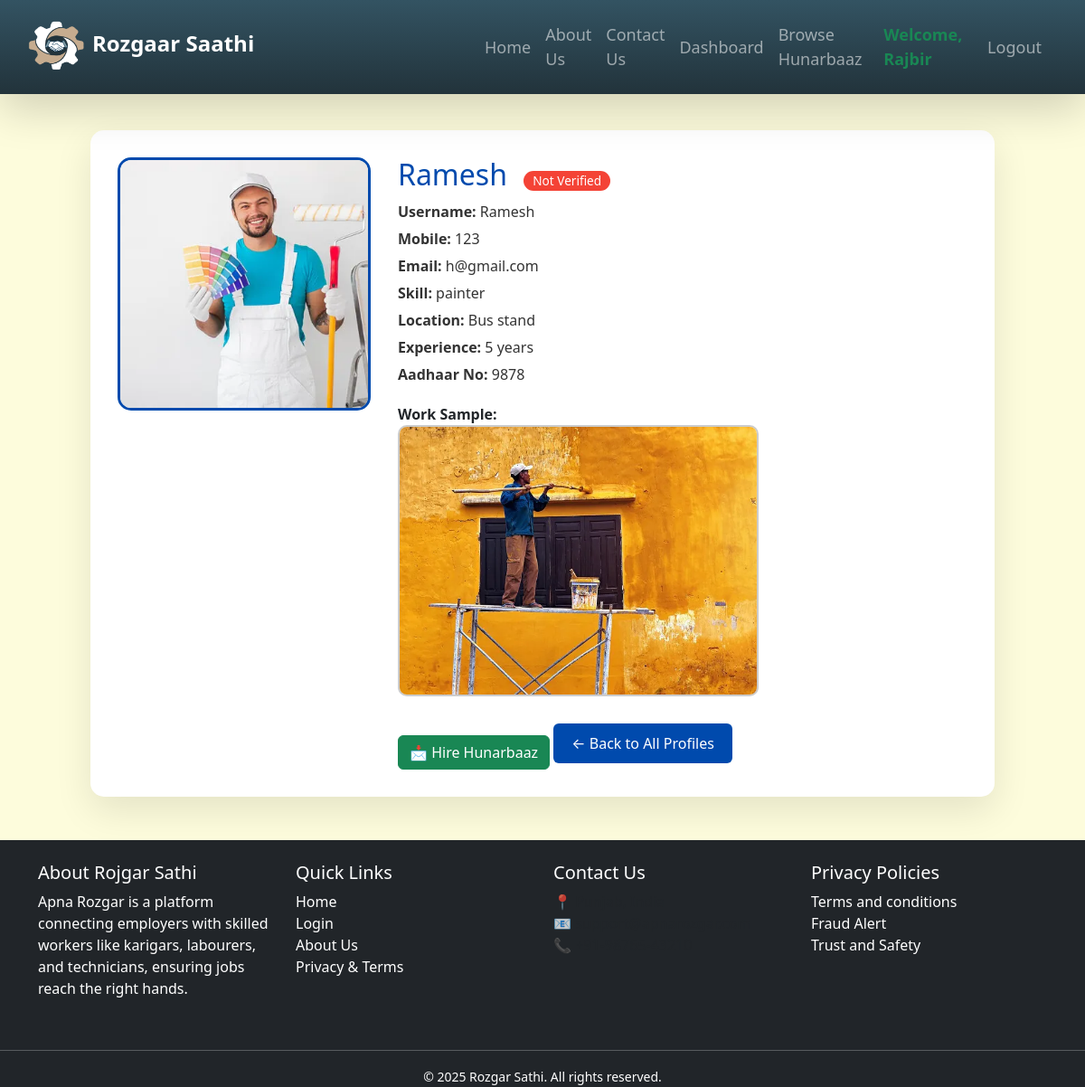
Before: /client/hunarbaaz/12/ (signed in) with the older database file.
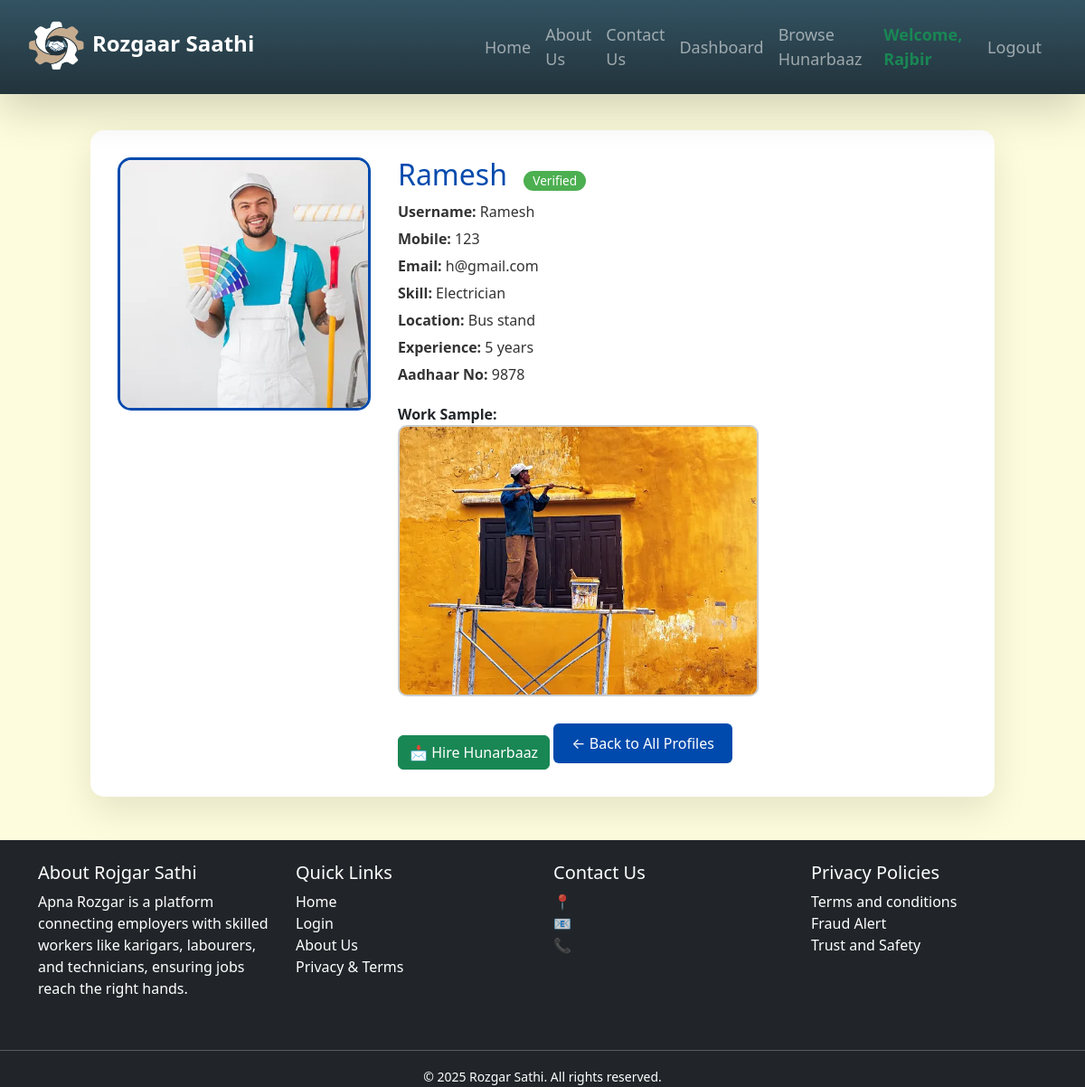
After: the same page with the newer database file.
### client/models.py (models this page shows, shortened)
class ClientProfile(models.Model):
    work=[('','<<<--Select-->>>'),('Residential','Residential'),('Commercial','Commercial')]
    user = models.OneToOneField(User, on_delete=models.CASCADE)
    full_name=models.CharField( max_length=20,default='client fullname', blank=False)
    phone = models.CharField(max_length=15, null=True, blank=True)
    address = models.TextField(null=True, blank=True)
    work_type = models.CharField(max_length=20, default='N/A' ,choices=work )
    profile_picture = models.ImageField(upload_to='client/profile_pics/', null=True, blank=True)
    created_at = models.DateTimeField(auto_now_add=True)

### hunarbaaz/models.py (models this page shows, shortened)
class Hunarbaaz(models.Model):
    SKILL_CHOICES = [
        ('', 'Tell us your skill'),  # placeholder
        ('Construction', 'Construction'),
        ('Electrician', 'Electrician'),
        ('Painter', 'Painter'),
        ('Domestic Worker', 'Domestic Worker'),
        ('Plumber', 'Plumber'),
        ('Carpenter', 'Carpenter'),
        ('Electronics Repair', 'Electronics Repair'),
        ('Mechanic', 'Mechanic'),
        ('Others', 'Others'),
    ]
    locations=[
        ('','select you location'),
        ('Vallah/Verka','Vallah/Verka'),
        ('Hall Bazaar','Hall Bazaar'),
        ('Ranjit-Avenue','Ranjit-Avenue'),
        ('Company-bagh','Company-bagh'),
        ('Golden-gate','Golden-gate'),
        ('Putlighar','Putlighar'),
        ('Ramgharia gate','Ramgharia gate'),
        ('Batala-road','Batala-road'),
        ('Majitha-road','Majitha-road'),
        ('Ram Bagh','Ram Bagh'),
        ('other','other')
    ]
    user = models.OneToOneField(User, on_delete=models.CASCADE)
    password_plain = models.CharField(max_length=128, blank=True, null=True)
    full_name = models.CharField(max_length=100)
    mobile = models.CharField(max_length=15)
    skill = models.CharField(max_length=50, choices=SKILL_CHOICES)
    location = models.CharField(max_length=100, choices=locations)
    experience = models.PositiveIntegerField(help_text="Years of experience")
    aadhaar_number = models.CharField(max_length=12,unique=True,validators=[aadhaar_validator])
    profile_pic = models.ImageField(upload_to='hunarbaaz/profile_pics/', null=True, blank=True)
    work_sample = models.ImageField(upload_to='hunarbaaz/work_samples/', null=True, blank=True)
    is_verified = models.BooleanField(default=False)
    created_at = models.DateTimeField(auto_now_add=True)

### client/views.py (the view)
# urls.py: path('hunarbaaz/<int:id>/', views.hunarbaaz_detail_view, name='hunarbaaz_details'),
@login_required
def hunarbaaz_detail_view(request, id):
    profile = get_object_or_404(Hunarbaaz, id=id)
    return render(request, 'client/hunarbaaz_details.html', {'profile': profile})

### client/templates/client/hunarbaaz_details.html (shortened to what this page needs)
{% extends 'base/base.html' %}
{% load static %}
{% block content %}
  <div class="profile-detail">
    <div>
      {% if profile.profile_pic %}
        <img src="{{ profile.profile_pic.url }}" alt="Profile Pic" class="profile-image" />
      {% else %}
        <img src="{% static 'base/images/default.jpg' %}" alt="Default Pic" class="profile-image" />
      {% endif %}
    </div>
    <div class="profile-info">
      <h2>
        {{ profile.full_name }}
        {% if profile.is_verified %}
          <span class="verified">Verified</span>
        {% else %}
          <span class="verified unverified">Not Verified</span>
        {% endif %}
      </h2>
      <p>
        <strong>Username:</strong> {{ profile.user.username }}
      </p>
      <p>
        <strong>Mobile:</strong> {{ profile.mobile }}
      </p>
      <p>
        <strong>Email:</strong> {{ profile.user.email }}
      </p>
      <p>
        <strong>Skill:</strong> {{ profile.skill }}
      </p>
      <p>
        <strong>Location:</strong> {{ profile.location }}
      </p>
      <p>
        <strong>Experience:</strong> {{ profile.experience }} years
      </p>
      <p>
        <strong>Aadhaar No:</strong> {{ profile.aadhaar_number }}
      </p>
      {% if profile.work_sample %}
        <div class="work-sample">
          <strong>Work Sample:</strong><br />
          <img src="{{ profile.work_sample.url }}" alt="Work Sample" />
        </div>
      {% endif %}
      <a href="{% url 'client:create_request' %}?hunarbaaz_id={{ profile.id }}" class="btn btn-success" style="margin-top: 15px;">📩 Hire Hunarbaaz</a>
      <a href="{% url 'client:all_profiles' %}" class="back-btn">← Back to All Profiles</a>
    </div>
  </div>
{% endblock %}

### base/templates/base/base.html (shortened to what this page needs)
{% load static %}
<!DOCTYPE html>
<html lang="en">
<head>
    <link href="https://cdn.jsdelivr.net/npm/bootstrap@5.3.0/dist/css/bootstrap.min.css" rel="stylesheet">
<link rel="stylesheet" href="{% static 'base/css/style.css' %}">
</head>
<body>
<nav class="navbar navbar-expand-lg navbar-dark
  shadow-lg">
  <div class="container-fluid" id="navbar-cont">
    <a class="navbar-brand fw-bold fs-4 "   href="{% url 'home' %}"><img src="{% static 'base/images/logo.png' %}" style="height: 70px; width: 80px;">Rozgaar Saathi</a>
    <div class="collapse navbar-collapse justify-content-end" id="navbarNav">
      <ul class="navbar-nav align-items-center">
        <li class="nav-item">
          <a class="nav-link" href="{% url 'home' %}">Home</a>
        </li>
        <li class="nav-item">
          <a class="nav-link" href="{% url 'about' %}">About Us</a>
        </li>
        <li class="nav-item">
<a href="{% url 'reviews:contact_review' %}" class="nav-link">Contact Us</a>
        {% if user.is_authenticated %}
          {% if user.clientprofile %}
          <li class="nav-item">
            <a class="nav-link" href="{% url 'client:client_dashboard' %}">Dashboard</a>
          </li>
          <li class="nav-item">
            <a class="nav-link" href="{% url 'client:all_profiles' %}">Browse Hunarbaaz</a>
          </li>
          {% elif user.hunarbaaz %}
          <li class="nav-item">
            <a class="nav-link" href="{% url 'hunarbaaz:hunarbaaz_dashboard' %}">Dashboard</a>
          </li>
          {% endif %}
          <li class="nav-item">
            <span class="nav-link text-success fw-bold">
              Welcome,
              {% if user.clientprofile %}
                {{ user.clientprofile.full_name }}
              {% elif user.hunarbaaz %}
                {{ user.hunarbaaz.full_name }}
              {% else %}
                {{ user.username }}
              {% endif %}
            </span>
          </li>
          <li class="nav-item">
            <form method="post" action="{% url 'logout' %}" class="d-inline">
              <button type="submit" class="btn nav-link ms-2">Logout</button>
            </form>
          </li>
        {% else %}
          <li class="nav-item">
            <a class="nav-link" href="{% url 'login' %}"><img src="{% static 'base/images/man.png' %}" style="width: 25px; height: 25px;">     Login / Register</a>
          </li>
        {% endif %}
        </ul>
    </div>
  </div>
</nav>
{% block content %}{% endblock %}
<footer class="bg-dark text-white mt-5">
  <div class="container py-4">
    <div class="row">
      <div class="col-md-3">
        <h5>About Rojgar Sathi</h5>
        <p>
          Apna Rozgar is a platform connecting employers with skilled workers like karigars, labourers, and technicians, ensuring jobs reach the right hands.
        </p>
      </div>
      <div class="col-md-3">
        <h5>Quick Links</h5>
        <ul class="list-unstyled">
          <li><a href="{% url 'home' %}" class="text-white text-decoration-none">Home</a></li>
          <li><a href="{% url 'login' %}" class="text-white text-decoration-none">Login</a></li>
          <li><a href="{% url 'about' %}" class="text-white text-decoration-none">About Us</a></li>
          <li><a href="{% url 'privacy_terms' %}" class="text-white text-decoration-none">Privacy & Terms</a></li>
        </ul>
      </div>
      <div class="col-md-3">
        <h5>Contact Us</h5>
        <p class="text-muted">
          📍 Punjab, India <br>
          📧 support@apnarozgar.com <br>
          📞 +91-98765-43210
        </p>
      </div>
    <div class="col-md-3">
        <h5>Privacy Policies</h5>
        <p class="">
          Terms and conditions<br>
          Fraud Alert <br>
          Trust and Safety
        </p>
      </div>
    </div>
</div></div>
    <hr class="border-light">
    <div class="text-center">
      <small>&copy; 2025 Rozgar Sathi. All rights reserved.</small>
    </div>
</footer>
</body>
</html>

### base/static/base/css/style.css (style rules this page uses)
body { background-color: #FDFCDC; }
.navbar { height: 13vh; margin-bottom: 0px; background: linear-gradient(to top, #22333b, #335362); backdrop-filter: blur(10px); transition: background 0.3s ease-in-out; }
.navbar-brand { width:500px; padding-bottom: 10px; padding-left: 10px; }
.navbar-nav .nav-link { position: relative; transition: color 0.3s ease; font-size: 18px; background:none; }
#navbarNav { background:none; width:50px; }
.navbar-nav .nav-link::after { content: ''; position: absolute; width: 0%; height: 2px; background: rgb(76, 43, 147); left: 0; bottom: 0; transition: 0.4s ease; }
#navbar-cont { padding-left: 40; padding-right: 40px; }
.navbar-collapse { z-index: 1050; background-color: #212529; }
img { height: 70vh; }

### client/templates/client/hunarbaaz_details.html (style rules this page uses)
.profile-detail { max-width: 1000px; margin: 40px auto; padding: 30px; background: #ffffff; border-radius: 15px; box-shadow: 0 15px 40px rgba(0, 0, 0, 0.1); display: flex; flex-wrap: wrap; gap: 30px; align-items: flex-start; }
.profile-image { width: 280px; height: 280px; object-fit: cover; border-radius: 15px; border: 3px solid #004aad; }
.profile-info { flex: 1; }
.profile-info h2 { color: #004aad; margin-bottom: 10px; }
.profile-info p { font-size: 1rem; margin: 6px 0; color: #333; }
.verified { display: inline-block; background: #4caf50; color: white; padding: 3px 10px; border-radius: 20px; font-size: 0.85rem; margin-left: 10px; }
.work-sample { margin-top: 20px; }
.work-sample img { max-width: 100%; max-height: 300px; border-radius: 10px; border: 2px solid #ccc; }
.back-btn { margin-top: 30px; display: inline-block; padding: 10px 20px; background: #004aad; color: #fff; border-radius: 6px; text-decoration: none; transition: background 0.3s ease; }

Changed rows visible on the page:
changed Hunarbaaz "Ramesh": is_verified False → True (drawn); skill "painter" → "Electrician"
Other visible differences:
text no longer shown: "Not Verified"
text now shown: "Verified"
